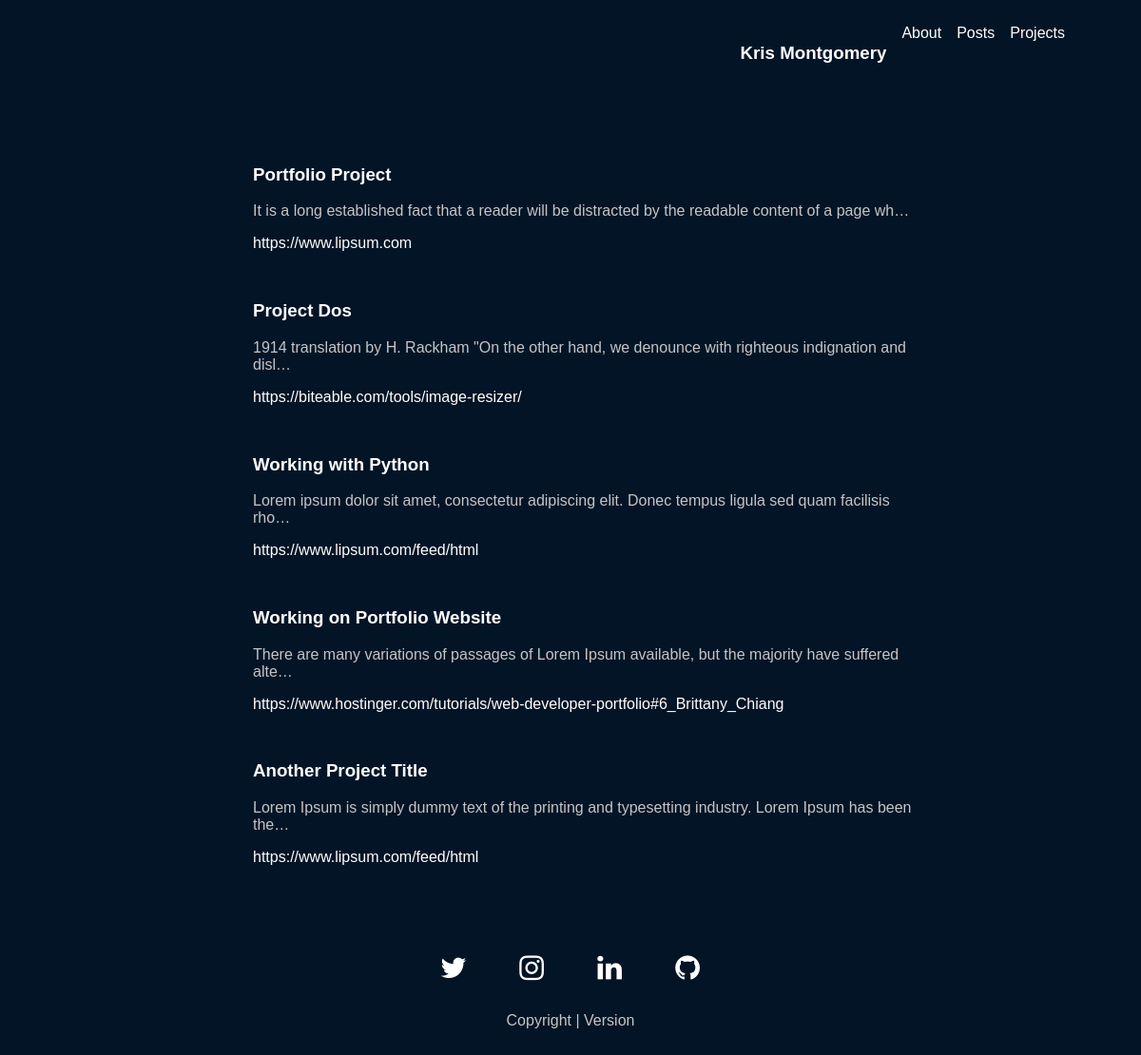
/projects/, run on the app's committed database.
### main/models.py (models this page shows, shortened)
class projectModel(models.Model):
    project_title = models.CharField(null=True, blank=True, max_length=200)
    project_image = models.ImageField(upload_to='static/images', blank=True, null=True, height_field=None, width_field=None, max_length=100,)
    project_image_info = models.TextField(null=True, blank=True)
    project_body = models.TextField(null=True, blank=True)
    project_image_two = models.ImageField(upload_to='static/images', blank=True, null=True, height_field=None, width_field=None, max_length=100,)
    project_image_two_info = models.TextField(null=True, blank=True)
    project_topic_two_title = models.CharField(null=True, blank=True, max_length=100)
    project_topic_two_body = models.TextField(null=True, blank=True)
    project_image_three = models.ImageField(upload_to='static/images', blank=True, null=True, height_field=None, width_field=None, max_length=100,)
    project_image_three_info = models.TextField(null=True, blank=True)
    project_topic_three_title = models.CharField(null=True, blank=True, max_length=100)
    project_topic_three_body = models.TextField(null=True, blank=True)
    project_slug = models.SlugField(default='', null=False)
    project_links = models.URLField(max_length=500, null=True, blank=True)
    project_links_two = models.URLField(max_length=500, null=True, blank=True)

### main/views.py (the view)
# urls.py: path('projects/', views.loadAllProjects, name='projects'),
def loadAllProjects(request):
    projects = projectModel.objects.all()
    context = {
        'projects': projects
    }
    return render(request, 'main/projects.html', context)

### main/templates/main/projects.html
{% extends 'main.html' %}
{% load static %}
{% block content %}
<div class="projects-container">
    <div class="leftside"></div>
        <div class="projects-main-content">
            <ul>
                {% for p in projects %}
                <li class="individual-project-container" onclick='location.href="project/{{p.id}}";'>
                    <h3>{{p.project_title}}</h3>
                    <p>{{p.project_body|truncatechars:100}}</p>
                    <a href="{{p.project_links}}">{{p.project_links}}</a>
                </li>
                {% endfor %}
            </ul>
        </div>
    <div class="rightside"></div>
</div>
{% endblock content %}

### static/styles/main.css (style rules this page uses)
body { background-color: rgb(3, 20, 38); font-family: 'Trebuchet MS', sans-serif; margin: 0 4rem 0 4rem; }
h1, h2, h3 { color: white; }
p, small { color: #c5c5c5; }
a { color: white; }
.leftside { padding: 10px; text-align: center; }
.rightside { padding: 10px; text-align: center; }
.projects-main-content { text-align: left; justify-items: center; padding: 10px; color: white; }
.projects-container { display: grid; grid-template-columns: 1fr 3fr 1fr; margin-bottom: 50px; }
.individual-project-container { list-style: none; padding: 1em; color: #c5c5c5; cursor: pointer; position: relative; transition: 0.5s; border-radius: 5px; text-align: left; width: 100%; }
.individual-project-container:after { content: '→'; position: absolute; opacity: 0; top: 14px; right: -20px; transition: 0.5s; }
ul { padding:0; }
a { text-decoration: none; }
@media only screen and (max-width: 1200px) { body { margin: 0; } }
@media only screen and (max-width: 1200px) { .leftside { z-index: 10; } }

### data on the page
projectModel: project_title "Portfolio Project", project_body "It is a long established fact that a reader will be distracted by the readable content of a page wh…", project_links "https://www.lipsum.com"
projectModel: project_title "Project Dos", project_body "1914 translation by H. Rackham \"On the other hand, we denounce with righteous indignation and disl…", project_links "https://biteable.com/tools/image-resizer/"
projectModel: project_title "Working with Python", project_body "Lorem ipsum dolor sit amet, consectetur adipiscing elit. Donec tempus ligula sed quam facilisis rho…", project_links "https://www.lipsum.com/feed/html"
projectModel: project_title "Working on Portfolio Website", project_body "There are many variations of passages of Lorem Ipsum available, but the majority have suffered alte…", project_links "https://www.hostinger.com/tutorials/web-developer-portfolio#6_Brittany_Chiang"
projectModel: project_title "Another Project Title", project_body "Lorem Ipsum is simply dummy text of the printing and typesetting industry. Lorem Ipsum has been the…", project_links "https://www.lipsum.com/feed/html"
